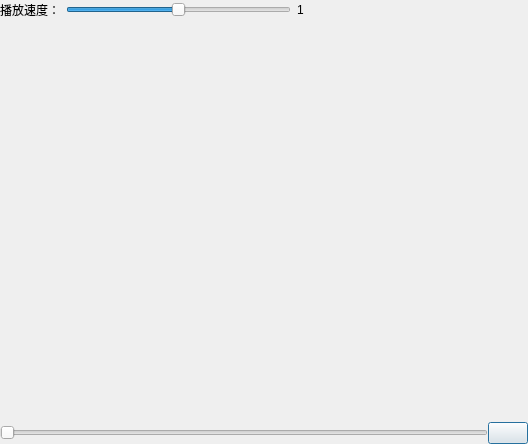
<?xml version="1.0" encoding="UTF-8"?>
<ui version="4.0">
 <class>XPlayVideo</class>
 <widget class="QDialog" name="XPlayVideo">
  <property name="geometry">
   <rect>
    <x>0</x>
    <y>0</y>
    <width>528</width>
    <height>444</height>
   </rect>
  </property>
  <property name="windowTitle">
   <string>Dialog</string>
  </property>
  <layout class="QVBoxLayout" name="verticalLayout">
   <property name="leftMargin">
    <number>0</number>
   </property>
   <property name="topMargin">
    <number>0</number>
   </property>
   <property name="rightMargin">
    <number>0</number>
   </property>
   <property name="bottomMargin">
    <number>0</number>
   </property>
   <item>
    <layout class="QHBoxLayout" name="horizontalLayout">
     <item>
      <widget class="QLabel" name="label">
       <property name="text">
        <string>播放速度：</string>
       </property>
      </widget>
     </item>
     <item>
      <widget class="QSlider" name="speed">
       <property name="minimum">
        <number>0</number>
       </property>
       <property name="maximum">
        <number>20</number>
       </property>
       <property name="singleStep">
        <number>2</number>
       </property>
       <property name="value">
        <number>10</number>
       </property>
       <property name="orientation">
        <enum>Qt::Orientation::Horizontal</enum>
       </property>
      </widget>
     </item>
     <item>
      <widget class="QLabel" name="speedtext">
       <property name="text">
        <string>1</string>
       </property>
      </widget>
     </item>
     <item>
      <spacer name="horizontalSpacer">
       <property name="orientation">
        <enum>Qt::Orientation::Horizontal</enum>
       </property>
       <property name="sizeHint" stdset="0">
        <size>
         <width>40</width>
         <height>20</height>
        </size>
       </property>
      </spacer>
     </item>
    </layout>
   </item>
   <item>
    <widget class="QWidget" name="video" native="true">
     <property name="sizePolicy">
      <sizepolicy hsizetype="Preferred" vsizetype="Expanding">
       <horstretch>0</horstretch>
       <verstretch>0</verstretch>
      </sizepolicy>
     </property>
    </widget>
   </item>
   <item>
    <layout class="QHBoxLayout" name="horizontalLayout_2">
     <property name="spacing">
      <number>0</number>
     </property>
     <item>
      <widget class="QSlider" name="pos">
       <property name="minimum">
        <number>1</number>
       </property>
       <property name="maximum">
        <number>999</number>
       </property>
       <property name="orientation">
        <enum>Qt::Orientation::Horizontal</enum>
       </property>
      </widget>
     </item>
     <item>
      <widget class="QPushButton" name="pause">
       <property name="text">
        <string/>
       </property>
       <property name="icon">
        <iconset resource="image.qrc">
         <normaloff>:/img/pause.png</normaloff>:/img/pause.png</iconset>
       </property>
      </widget>
     </item>
    </layout>
   </item>
  </layout>
 </widget>
 <resources>
  <include location="image.qrc"/>
 </resources>
 <connections/>
</ui>
